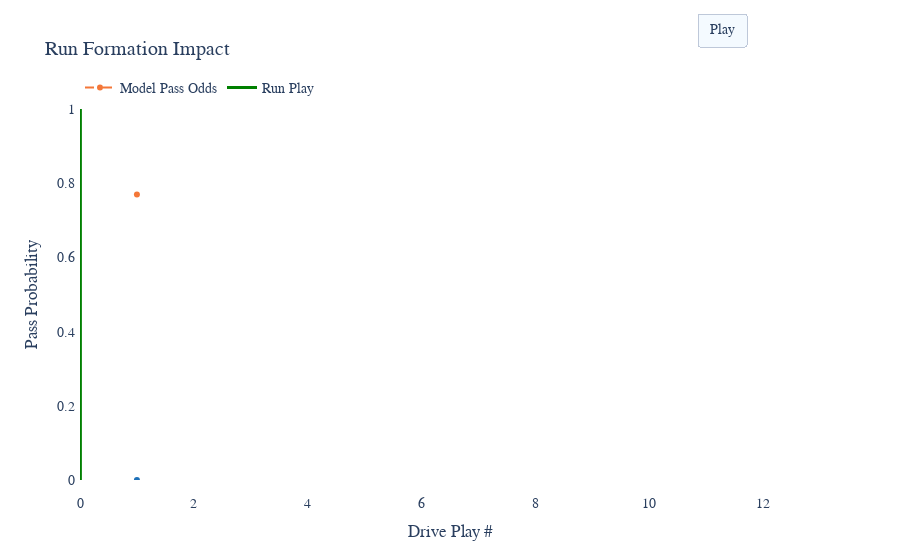

Notebook source saved alongside this figure:
### Code cell
fig.show()

### Figure 1 — Plotly figure (JSON) as saved in the notebook; plotly's stock layout.template omitted (floating-point values rounded to 4 significant figures)
{"data": [{"line": {"color": "#f47738", "dash": "dash"}, "name": "Model Pass Odds", "type": "scatter", "visible": true, "x": [1], "y": [0.7693]}, {"line": {"color": "#1d70b8", "dash": "dash"}, "name": "Run Formation", "showlegend": false, "type": "scatter", "visible": true, "x": [1], "y": [0]}, {"line": {"color": "green", "width": 3}, "mode": "lines", "name": "Run Play", "type": "scatter", "x": [0, 0], "y": [0, 1]}, {"line": {"color": "green", "width": 3}, "mode": "lines", "name": "2", "showlegend": false, "type": "scatter", "x": [0, 0], "y": [0, 1]}, {"line": {"color": "green", "width": 3}, "mode": "lines", "name": "3", "showlegend": false, "type": "scatter", "x": [0, 0], "y": [0, 1]}], "layout": {"font": {"family": "Arial", "size": 14}, "hovermode": "x", "legend": {"orientation": "h", "title": {"text": ""}, "x": 0, "y": 1.1}, "paper_bgcolor": "rgba(0,0,0,0)", "plot_bgcolor": "rgba(0,0,0,0)", "showlegend": true, "title": {"text": "Run Formation Impact"}, "updatemenus": [{"buttons": [{"args": [null, {"frame": {"duration": 500}}], "label": "Play", "method": "animate"}], "direction": "right", "type": "buttons", "x": 0.9, "y": 1.26}], "xaxis": {"autorange": false, "range": [0, 13], "tickcolor": "white", "ticklen": 10, "ticks": "outside", "tickwidth": 2, "title": {"text": "Drive Play #"}}, "yaxis": {"autorange": false, "range": [0, 1], "tickcolor": "white", "tickformat": ",", "ticklen": 1, "ticks": "outside", "tickwidth": 2, "title": {"text": "Pass Probability"}}}}
